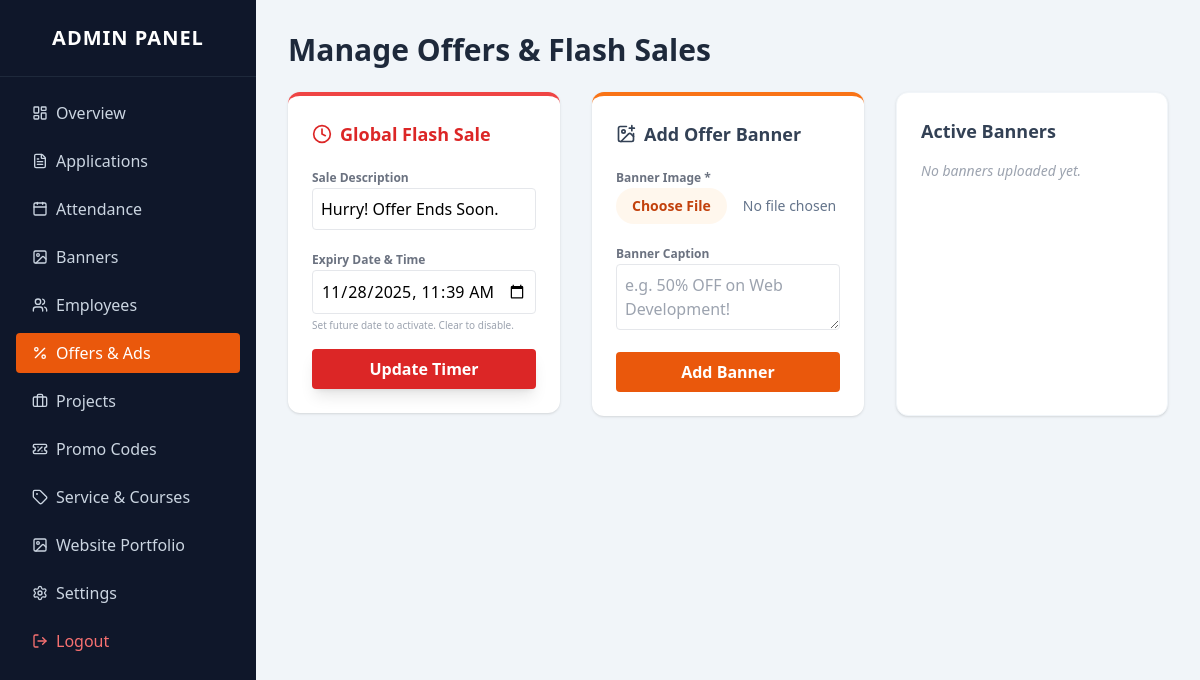
Page /admin/offers.php (signed in) on the committed database.
### tables this page shows
CREATE TABLE `flash_sale` (
  `id` int(11) NOT NULL DEFAULT 1,
  `expiry_date` datetime DEFAULT NULL,
  `description` varchar(255) DEFAULT 'Limited Time Offer!'
);

### admin/offers.php (the view, shortened to what this page needs)
<?php
include '../includes/config.php';
$edit_mode = false;
$fs_data = $conn->query("SELECT * FROM flash_sale WHERE id=1")->fetch_assoc();
?>
<!DOCTYPE html>
<html lang="en">
<head>
    <script src="https://cdn.tailwindcss.com"></script>
</head>
<body class="bg-slate-100 flex h-screen overflow-hidden">
    <div class="w-64 bg-slate-900 text-white flex flex-col shrink-0">
        <div class="p-6 font-bold text-xl tracking-wider text-center border-b border-slate-800">ADMIN PANEL</div>
        <nav class="flex-1 p-4 space-y-2 overflow-y-auto">
            <a href="dashboard.php" class="flex items-center px-4 py-2 hover:bg-slate-800 rounded text-slate-300"><i data-lucide="layout-dashboard" class="w-4 h-4 mr-2"></i> Overview</a>
            <a href="applications.php" class="flex items-center px-4 py-2 hover:bg-slate-800 rounded text-slate-300"><i data-lucide="file-text" class="w-4 h-4 mr-2"></i> Applications</a>
            <a href="attendance.php" class="flex items-center px-4 py-2 hover:bg-slate-800 rounded text-slate-300"><i data-lucide="calendar" class="w-4 h-4 mr-2"></i> Attendance</a>
            <a href="banners.php" class="flex items-center px-4 py-2 hover:bg-slate-800 rounded text-slate-300"><i data-lucide="image" class="w-4 h-4 mr-2"></i> Banners</a>
            <a href="employees.php" class="flex items-center px-4 py-2 hover:bg-slate-800 rounded text-slate-300"><i data-lucide="users" class="w-4 h-4 mr-2"></i> Employees</a>
            <a href="offers.php" class="flex items-center px-4 py-2 bg-orange-600 rounded text-white"><i data-lucide="percent" class="w-4 h-4 mr-2"></i> Offers & Ads</a>
            <a href="projects.php" class="flex items-center px-4 py-2 hover:bg-slate-800 rounded text-slate-300"><i data-lucide="briefcase" class="w-4 h-4 mr-2"></i> Projects</a>
            <a href="promocodes.php" class="flex items-center px-4 py-2 hover:bg-slate-800 rounded text-slate-300"><i data-lucide="ticket-percent" class="w-4 h-4 mr-2"></i> Promo Codes</a>
            <a href="service_courses.php" class="flex items-center px-4 py-2 hover:bg-slate-800 rounded text-slate-300"><i data-lucide="tag" class="w-4 h-4 mr-2"></i> Service & Courses</a>
            <a href="portfolio.php" class="flex items-center px-4 py-2 hover:bg-slate-800 rounded text-slate-300"><i data-lucide="image" class="w-4 h-4 mr-2"></i> Website Portfolio</a>
            <a href="settings.php" class="flex items-center px-4 py-2 hover:bg-slate-800 rounded text-slate-300"><i data-lucide="settings" class="w-4 h-4 mr-2"></i> Settings</a>
            <a href="../login.php" class="flex items-center px-4 py-2 mt-4 text-red-400 hover:bg-slate-800 rounded"><i data-lucide="log-out" class="w-4 h-4 mr-2"></i> Logout</a>
        </nav>
    </div>
    <div class="flex-1 p-8 overflow-y-auto">
        <h2 class="text-3xl font-bold text-slate-800 mb-6">Manage Offers & Flash Sales</h2>
        <div class="grid grid-cols-1 lg:grid-cols-3 gap-8">
            <div class="lg:col-span-1 bg-white p-6 rounded-xl shadow h-fit border-t-4 border-red-500">
                <h3 class="font-bold text-lg mb-4 flex items-center text-red-600">
                    <i data-lucide="clock" class="w-5 h-5 mr-2"></i> Global Flash Sale
                </h3>
                <form method="POST" class="space-y-4">
                    <div>
                        <label class="text-xs font-bold text-gray-500">Sale Description</label>
                        <input type="text" name="fs_description" value="<?php echo htmlspecialchars($fs_data['description'] ?? ''); ?>" class="w-full p-2 border rounded focus:border-red-500 outline-none" placeholder="e.g. Limited Time Offer!">
                    </div>
                    <div>
                        <label class="text-xs font-bold text-gray-500">Expiry Date & Time</label>
                        <input type="datetime-local" name="fs_expiry" class="w-full p-2 border rounded focus:border-red-500 outline-none" value="<?php echo ($fs_data['expiry_date']) ? date('Y-m-d\TH:i', strtotime($fs_data['expiry_date'])) : ''; ?>">
                        <p class="text-[10px] text-gray-400 mt-1">Set future date to activate. Clear to disable.</p>
                    </div>
                    <button name="update_flash_sale" class="w-full bg-red-600 text-white py-2 rounded font-bold hover:bg-red-700 transition shadow-lg">
                        Update Timer
                    </button>
                </form>
            </div>
            <div class="lg:col-span-1 bg-white p-6 rounded-xl shadow h-fit border-t-4 <?php echo $edit_mode ? 'border-yellow-500' : 'border-orange-500'; ?>">
                <h3 class="font-bold text-lg mb-4 flex items-center text-slate-700">
                    <i data-lucide="image-plus" class="w-5 h-5 mr-2"></i>
                    <?php echo $edit_mode ? 'Edit Banner' : 'Add Offer Banner'; ?>
                </h3>
                <form method="POST" enctype="multipart/form-data" class="space-y-4">
                    <div>
                        <label class="text-xs font-bold text-gray-500">Banner Image <?php if(!$edit_mode) echo '*'; ?></label>
                        <input type="file" name="offer_image" accept="image/*" class="w-full text-sm text-slate-500 file:mr-4 file:py-2 file:px-4 file:rounded-full file:border-0 file:text-sm file:font-semibold file:bg-orange-50 file:text-orange-700 hover:file:bg-orange-100"/>
                    </div>
                    <div>
                        <label class="text-xs font-bold text-gray-500">Banner Caption</label>
                        <textarea name="description" required class="w-full p-2 border rounded focus:border-orange-500 outline-none" rows="2" placeholder="e.g. 50% OFF on Web Development!"></textarea>
                    </div>
                    <button name="save_offer" class="w-full text-white py-2 rounded font-bold transition <?php echo $edit_mode ? 'bg-yellow-500 hover:bg-yellow-600' : 'bg-orange-600 hover:bg-orange-700'; ?>">
                        <?php echo $edit_mode ? 'Update Banner' : 'Add Banner'; ?>
                    </button>
                </form>
            </div>
            <div class="lg:col-span-1 bg-white rounded-xl shadow p-6 border border-slate-100">
                <h3 class="font-bold text-lg mb-4 text-slate-700">Active Banners</h3>
                <?php
                $res = $conn->query("SELECT * FROM offers ORDER BY created_at DESC");
                if ($res->num_rows == 0) echo "<p class='text-gray-400 italic text-sm'>No banners uploaded yet.</p>";
                ?>
            </div>
        </div>
    </div>
</body>
</html>

### rows in the picture
flash_sale: fs_description "Hurry! Offer Ends Soon.", fs_expiry "11/28/2025 11:39"
